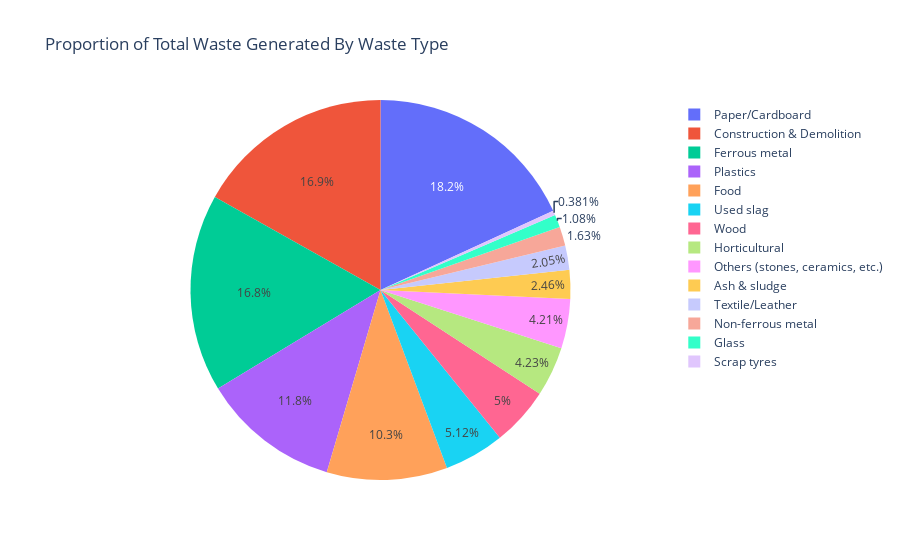

Here is the notebook cell this chart was saved with:
### Markdown cell above
<h3>Graph 3: Pie Chart of Total Waste Generated By Waste Type</h3>

### Code cell
# Group By Waste Type & Sum the Total Waste Generated
wasteTotalPerWasteType = wastePerYear.groupby('Waste Type')[['Total Waste Generated']].sum()
fig = px.pie(wasteTotalPerWasteType, values='Total Waste Generated', names=wasteTotalPerWasteType.index.values.tolist(),
 title='Proportion of Total Waste Generated By Waste Type')
fig.show()
pyo.plot(fig, filename='Proportion of Total Waste Generated By Waste Typee.html')

### Figure 1 — Plotly figure (JSON) as saved in the notebook; plotly's stock layout.template omitted (floating-point values rounded to 4 significant figures)
{"data": [{"domain": {"x": [0, 1], "y": [0, 1]}, "hovertemplate": "label=%{label}<br>Total Waste Generated=%{value}<extra></extra>", "labels": ["Ash & sludge", "Construction & Demolition", "Ferrous metal", "Food", "Glass", "Horticultural", "Non-ferrous metal", "Others (stones, ceramics, etc.)", "Paper/Cardboard", "Plastics", "Scrap tyres", "Textile/Leather", "Used slag", "Wood"], "legendgroup": "", "name": "", "showlegend": true, "type": "pie", "values": [2888900, 19807300, 19761900, 12048400, 1264600, 4966400, 1913500, 4945200, 21329800, 13814700, 447300, 2409000, 6017900, 5878500]}], "layout": {"legend": {"tracegroupgap": 0}, "title": {"text": "Proportion of Total Waste Generated By Waste Type"}}}
